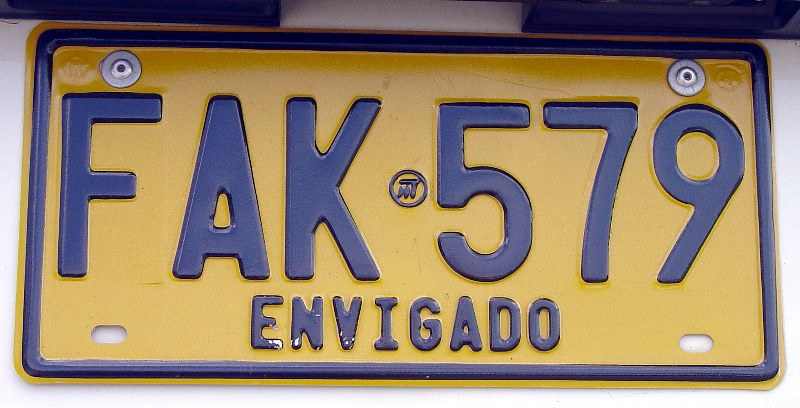
%> input picture Clase2/placa.jpg, 800 x 408 px
$ octave procesadoPlaca.m   (GNU Octave 9; MATLAB toolbox functions it lacks are replaced by stand-ins)
%> lines starting %> are read from the running program, lines starting %| are printed output that depends on the picture; in (x1, y1, x2, y2) boxes, pixels count from 0 and x2, y2 are one past the last pixel; in counts of white or black regions, pixels touching at a corner belong together; the program's own positions count from 1
clear all; close all; clc;
a = imread('placa.jpg');
%> a is the input picture: size 408x800x3 uint8; mean R, G, B 150.4, 132.3, 109.7
b = rgb2gray(a);
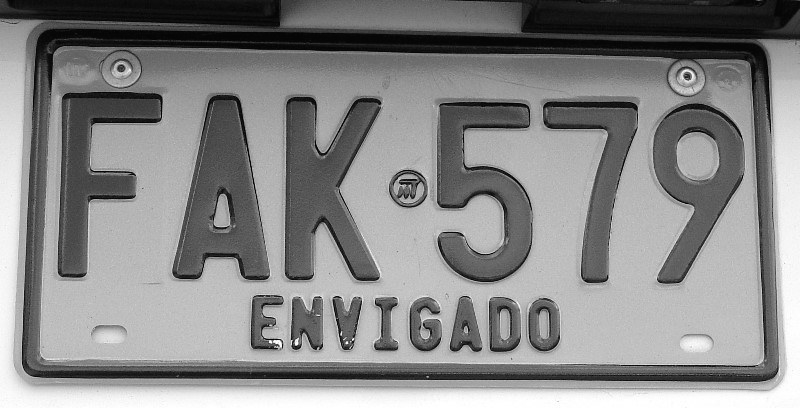
%> b: size 408x800 uint8; min 0, max 255, mean 135.1
b1 = imadjust(b);
figure, imshow([b,b1])
%> after `imshow([b,b1])`:
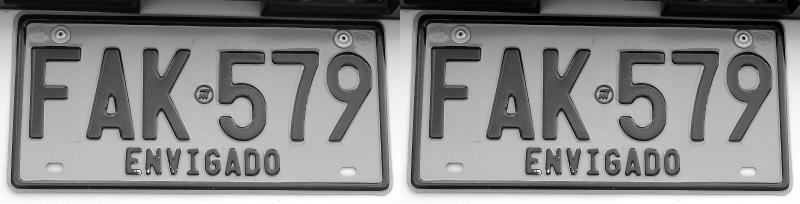
%> displayed picture: size 408x1600, on the screen's scale of 0 to 255 (shown at 1/2 size); min 0, max 255, mean 133.9
c = graythresh(b1);
%> c = 0.49
% Binarizar las imagens
d = uint8(~im2bw(b1,c))*255;
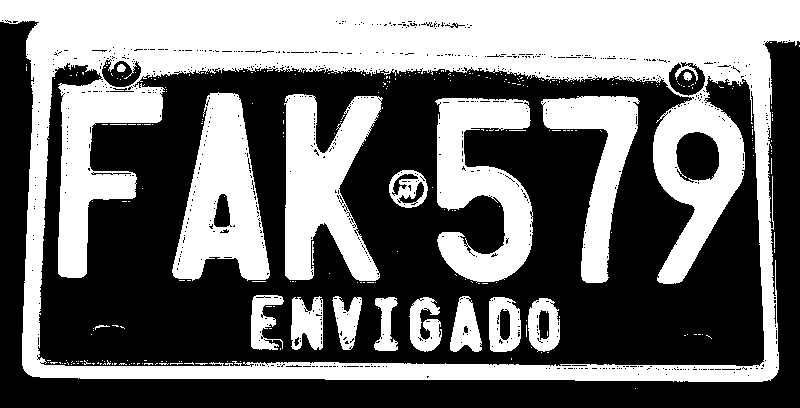
%> d: size 408x800 uint8; 44% white; 292 white regions (274 under 20 px), largest, box (x1, y1, x2, y2) and area: (0, 0, 800, 382) 94011, (284, 94, 383, 281) 10961, (172, 92, 270, 281) 10683
figure, imshow(d)
e = d';
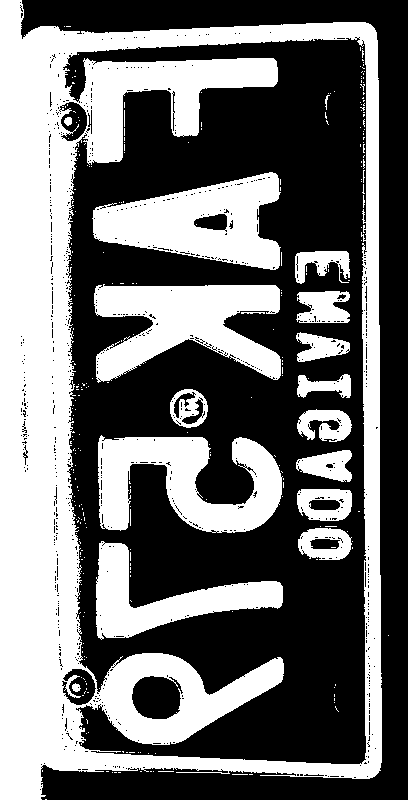
%> e: size 800x408 uint8; 44% white; 292 white regions (274 under 20 px), largest, box (x1, y1, x2, y2) and area: (0, 0, 382, 800) 94011, (94, 284, 281, 383) 10961, (92, 172, 281, 270) 10683
f = sum(e);
%> f = 408 values, max 204000 at index 1, min 0 at index 383, mean 89690
figure; plot(f)
% Extraer todas las letras de la placa
g = d(80:290,:);
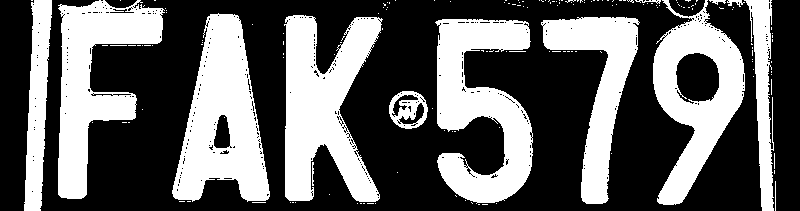
%> g: size 211x800 uint8; 38.7% white; 169 white regions (155 under 20 px), largest, box (x1, y1, x2, y2) and area: (284, 15, 383, 202) 10961, (172, 13, 270, 202) 10683, (435, 19, 533, 204) 10473
figure; imshow(g)
h = sum(g);
%> h = 800 values, max 53805 at index 37, min 0 at index 1, mean 20816
figure; plot(h)
%> after `plot(h)`:
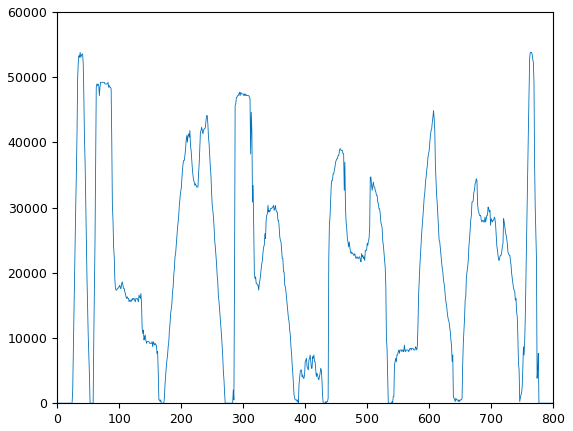
%> figure redrawn from the program's plot data; curve peaks at x = 37, y = 53805
% Extraer letra de placa
i = g(:,170:280);
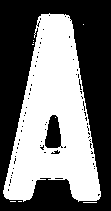
%> i: size 211x111 uint8; 45.7% white; 9 white regions (8 under 20 px), largest, box (x1, y1, x2, y2) and area: (3, 13, 101, 202) 10683
figure; imshow(i)
